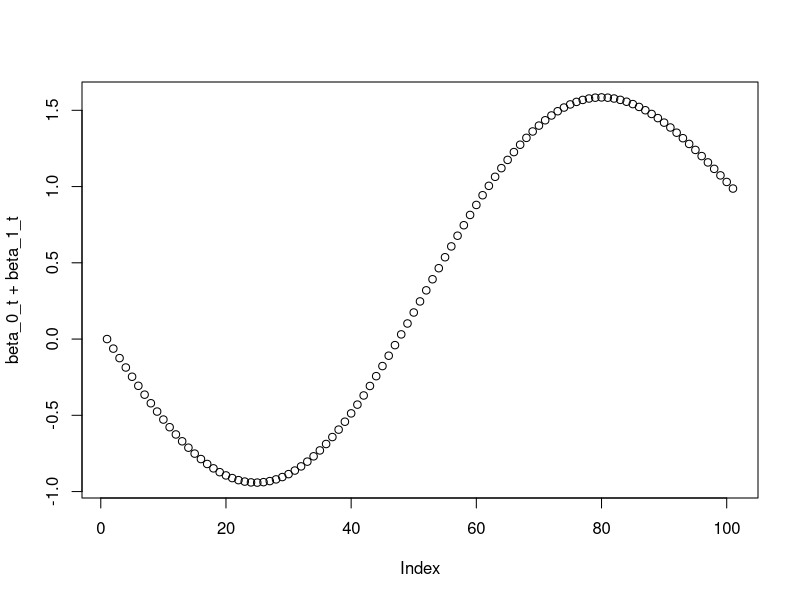
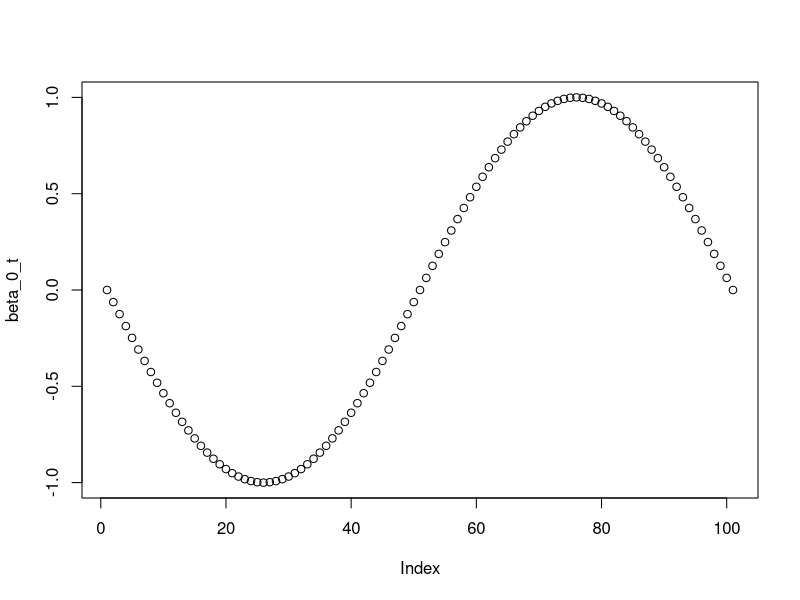
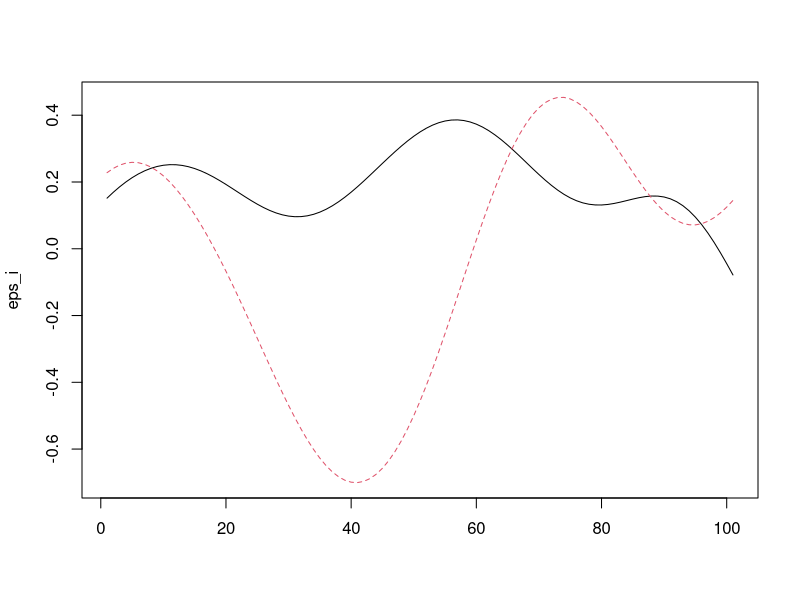
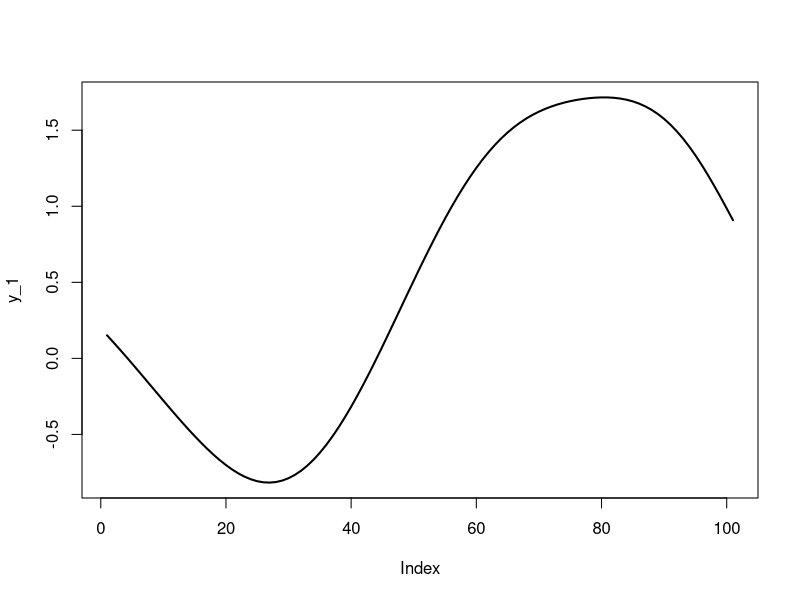
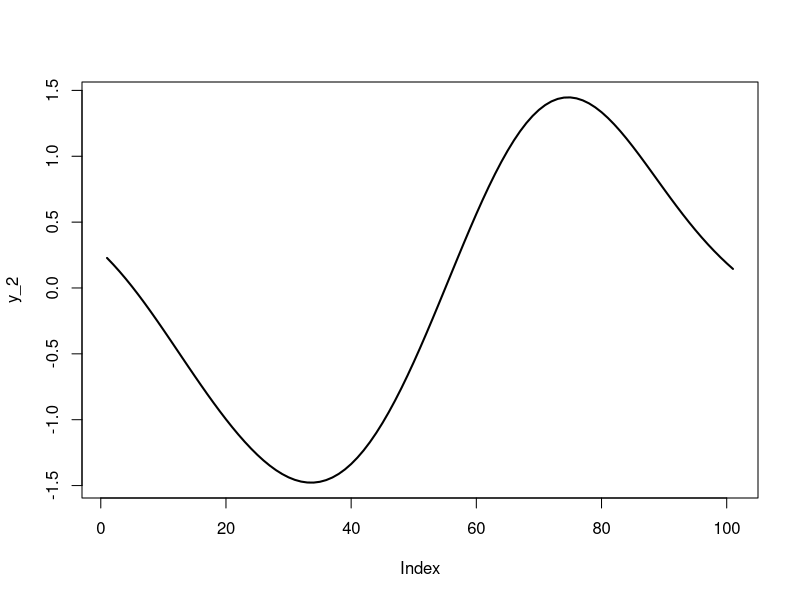
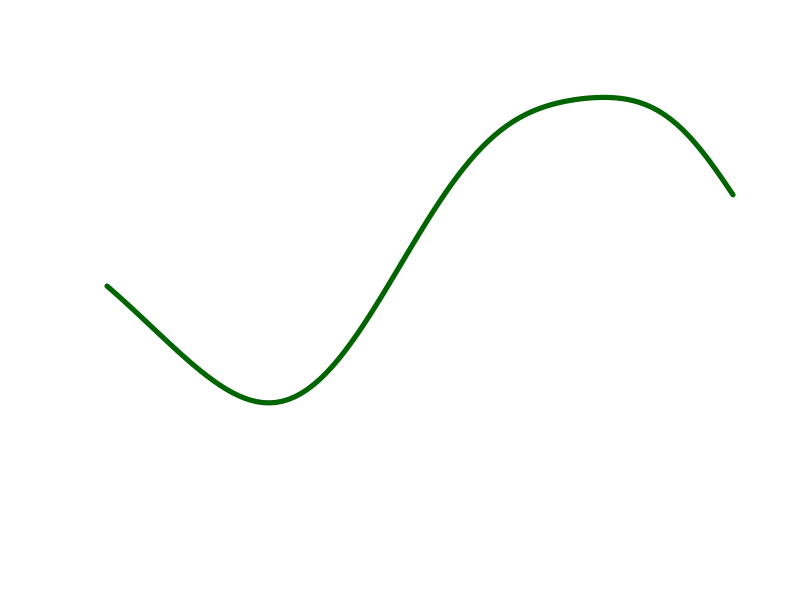
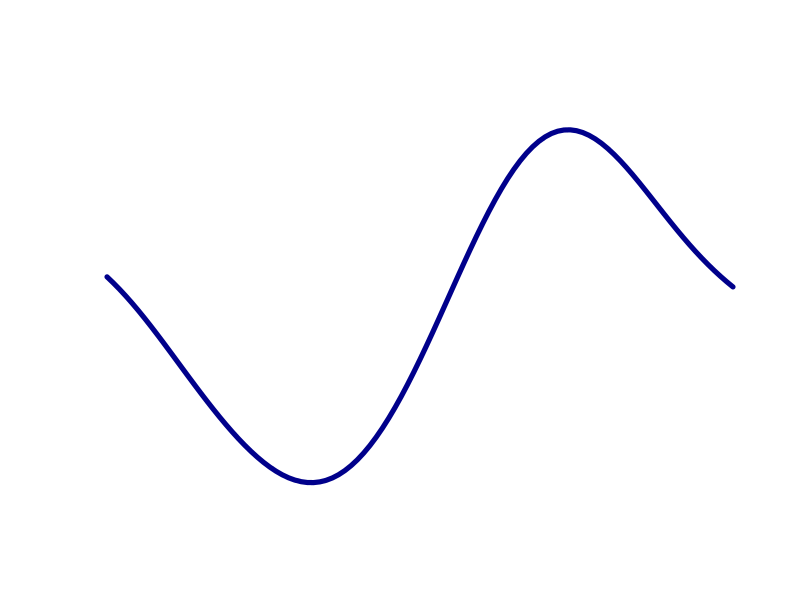
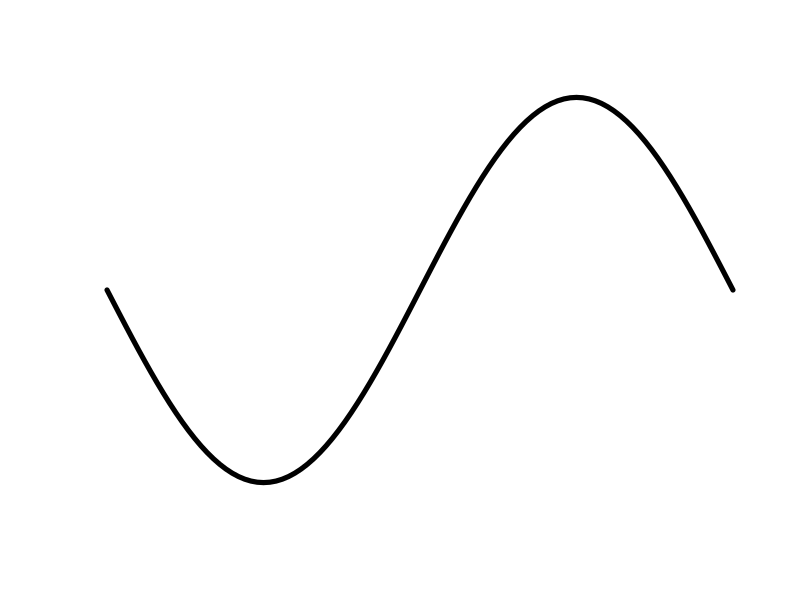

Write R code to recreate these figures, in order.
plots_path <- here::here("figures")
set.seed(1)
t = seq(0, 2 * pi, length.out = 101)
beta_0_t <-  - sin(t)
beta_1_t <- t^2/40

plot(beta_0_t + beta_1_t)
plot(beta_0_t)


K <- outer(t, t, FUN = function(s, t) {0.25 * dnorm(abs(s-t))})
eps_i <- t(mvtnorm::rmvnorm(n = 2, sigma = K))

matplot(eps_i, type = "l")

y_1 <- beta_0_t + beta_1_t + eps_i[, 1]
y_2 <- beta_0_t + eps_i[, 2]

pdf(file = file.path(plots_path, "fosr-y1.pdf"), width = 3, height = 3)
plot(y_1, type = "l", ylim = range(y_1, y_2), xaxt = "n", lwd = 5, yaxt = "n",ylab = NA, xlab = NA, axes = FALSE, col = "darkgreen")
dev.off()

pdf(file = file.path(plots_path, "fosr-y2.pdf"), width = 3, height = 3)
plot(y_2, type = "l", ylim = range(y_1, y_2), xaxt = "n", lwd = 5, yaxt = "n",ylab = NA, xlab = NA, axes = FALSE,  col = "blue4")
dev.off()

pdf(file = file.path(plots_path, "fosr-b0.pdf"), width = 3, height = 3)
plot(beta_0_t, type = "l", xaxt = "n", lwd = 5, yaxt = "n",ylab = NA, xlab = NA, axes = FALSE, col = "black")
dev.off()

pdf(file = file.path(plots_path, "fosr-b1.pdf"), width = 3, height = 3)
plot(beta_1_t, type = "l", xaxt = "n", lwd = 5, yaxt = "n",ylab = NA, xlab = NA, axes = FALSE,  col = "red4")
dev.off()


pdf(file = file.path(plots_path, "fosr-e1.pdf"), width = 3, height = 3)
plot(eps_i[, 1], type = "l", ylim = range(eps_i), xaxt = "n", lwd = 5, yaxt = "n",ylab = NA, xlab = NA, axes = FALSE, col = "darkgreen")
dev.off()

pdf(file = file.path(plots_path, "fosr-e2.pdf"), width = 3, height = 3)
plot(eps_i[, 2], type = "l", ylim = range(eps_i), xaxt = "n", lwd = 5, yaxt = "n",ylab = NA, xlab = NA, axes = FALSE,  col = "blue4")
dev.off()


plot(y_1, type = "l", lwd = 2)
plot(y_2, type = "l", lwd = 2)
